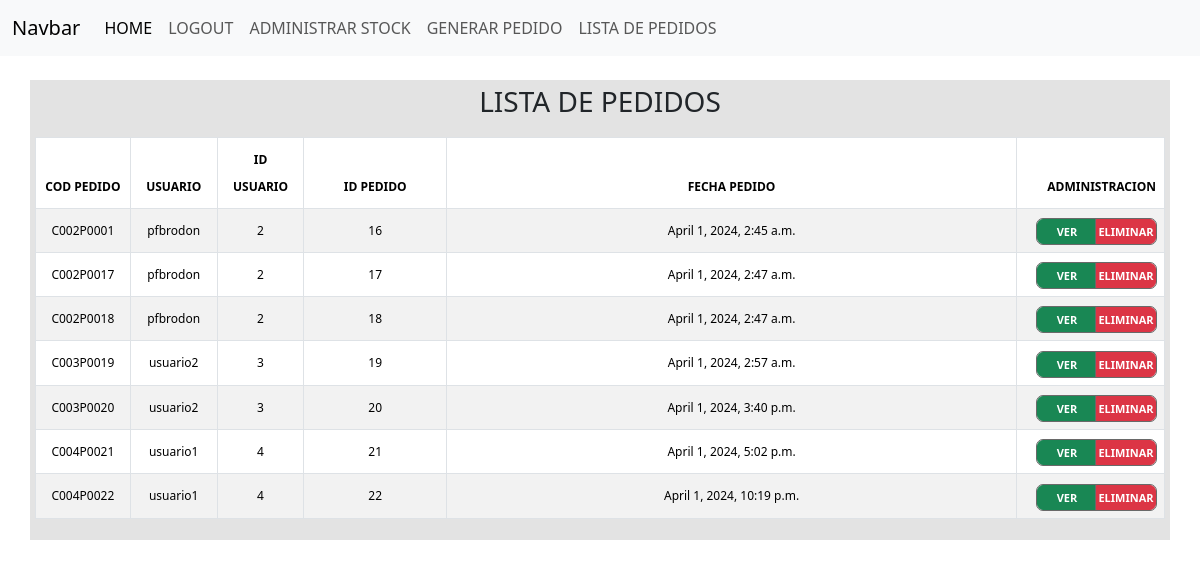
The app's page /listapedidos/ (signed in), older data.
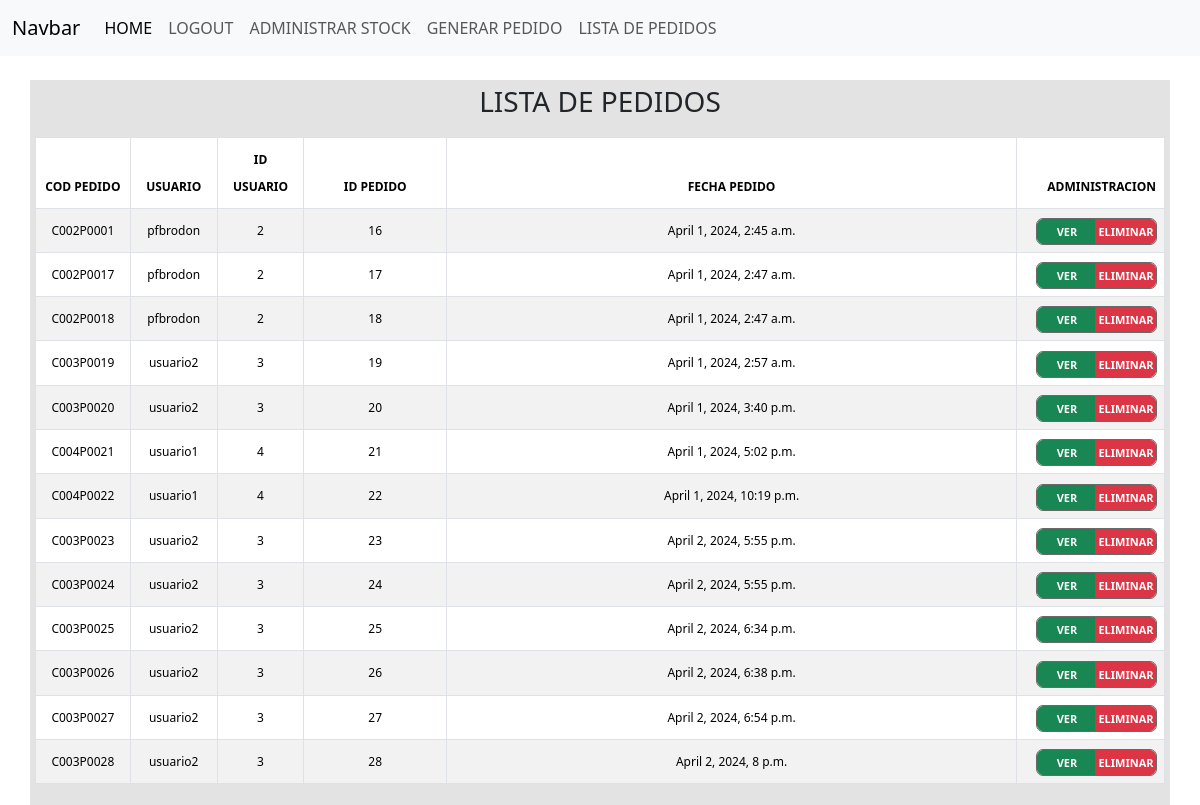
The same page, newer data.
### stock/models.py (models this page shows, shortened)
class Pedidosnumtest(models.Model):
    pedidoUser = models.CharField(max_length=50)
    pedidoIdUser = models.IntegerField()
    pedidoFecha = models.DateTimeField(auto_now_add=True)
    pedidoCodigo = models.CharField(max_length=10, unique=True)

### stock/views.py (the view)
# urls.py: path('listapedidos/', views.listapedidos, name='listapedidos'),
@login_required
def listapedidos(request):
    if request.method == 'GET':
        print('va el GET')
        pedidos = Pedidosnumtest.objects.all()
        return render(request, 'listapedidos.html',{
            'pedidos':pedidos
        })

### stock/context_processor.py (called while the page is built)
def total_carrito(request):
    total = 0
    if request.user.is_authenticated:
        if "carrito" in request.session.keys():
            for key, value in request.session["carrito"].items():
                total += float(value["acumulado"])
    total = round(total, 2)
    return {"total_carrito": total}

### stock/templates/listapedidos.html (shortened to what this page needs)
{% extends 'base.html' %} {% block content %} {% load static %}
<link rel="stylesheet" href="{% static '/css/listapedidos.css' %}">
<div class="container">
    <div class="row">
        <div class="col-12" style="background-color: #e3e3e3; padding: 5px;">
            <h3>LISTA DE PEDIDOS</h3>
        </div>
    </div>
    <div class="row">
        <div class="col-12" style="background-color: #e3e3e3; padding: 5px;">
            <div class="table-responsive">
                <form action="">
                    <table id="tablapedidos" class="table table-striped table-bordered table-hover">
                        <thead>
                            <tr class="encabezados">
                                <th scope="col">COD PEDIDO</th>
                                <th scope="col">USUARIO</th>
                                <th scope="col">ID USUARIO</th>
                                <th scope="col" class="text-center">ID PEDIDO</th>
                                <th scope="col">FECHA PEDIDO</th>
                                <th scope="col">ADMINISTRACION</th>
                            </tr>
                        </thead>
                        <tbody>
                            {% for pedido in pedidos %}
                            <tr class="contenido">
                                <td scope="row">{{ pedido.pedidoCodigo }}</td>
                                <td>{{ pedido.pedidoUser }}</td>
                                <td>{{ pedido.pedidoIdUser }}</td>
                                <td class=" text-center">{{ pedido.id }}</td>
                                <td>{{ pedido.pedidoFecha }}</td>
                                <td>
                                    <div class="btn-group">
                                        <a href="{% url 'pedidodetalle' id=pedido.id %}" class="btn btn-success">VER</a>
                                        <a href="" class="btn btn-danger">ELIMINAR</a>
                                    </div>
                                </td>
                            </tr>
                            {% endfor %}
                        </tbody>
                    </table>
                </form>
            </div>
        </div>
    </div>
</div>
{% endblock %}

### stock/templates/base.html (shortened to what this page needs)
{% load static %}
<!DOCTYPE html>
<html lang="en">
<head>
    <link href="https://cdn.jsdelivr.net/npm/bootstrap@5.3.2/dist/css/bootstrap.min.css" rel="stylesheet">
    <link href="https://getbootstrap.com/docs/5.3/assets/css/docs.css" rel="stylesheet">
</head>
<nav class="navbar navbar-expand-lg bg-light">
    <div class="container-fluid">
        <a class="navbar-brand" href="">Navbar</a>
        <div class="collapse navbar-collapse" id="navbarNav">
            <ul class="navbar-nav">
                <li class="nav-item">
                    <a class="nav-link active" aria-current="page" href="/">HOME</a>
                </li>
                {% if user.is_authenticated %}
                <li class="nav-item">
                    <a class="nav-link" href="/logout">LOGOUT</a>
                </li>
                <li class="nav-item">
                    <a class="nav-link" href="/stock">ADMINISTRAR STOCK</a>
                </li>
                <li class="nav-item">
                    <a class="nav-link" href="/pedidos">GENERAR PEDIDO</a>
                </li>
                <li class="nav-item">
                    <a class="nav-link" href="/listapedidos">LISTA DE PEDIDOS</a>
                </li>
                {%endif%}
            </ul>
        </div>
    </div>
</nav>
<br>
<body>
    {% block content %} {% endblock %}
</body>
</html>

### stock/static/css/listapedidos.css (style rules this page uses)
.col-12 { text-align: center; }
.table { font-size: 13px; width: 100%; border-collapse: collapse; line-height: 27px; padding: 2px; }
.table-responsive { text-align: center; align-items: center; }
.table td:nth-child(1), .table th:nth-child(1) { width: 5%; }
.table td:nth-child(2), .table th:nth-child(2) { width: 5%; }
.table td:nth-child(3), .table th:nth-child(3) { width: 5%; }
.table td:nth-child(4), .table th:nth-child(4) { width: 10%; text-align: left; }
.table td:nth-child(5), .table th:nth-child(5) { width: 40%; text-align: center; }
.table td:nth-child(6), .table th:nth-child(6) { width: 4%; text-align: right; }
.btn-danger { width: 60px; height: 25px; ; padding: 1px; font-size: 11px; font-weight: bold; text-align: center; line-height: 22px; justify-content: center; vertical-align: middle; outline-color: dimgrey; outline-style: solid; outline-width: 1px; }
.btn-success { width: 60px; height: 25px; ; padding: 1px; font-size: 11px; font-weight: bold; text-align: center; line-height: 22px; justify-content: center; vertical-align: middle; outline-color: dimgrey; outline-style: solid; outline-width: 1px; }
.encabezados { text-align: center; }
th { font-size: 12px; }
td { font-size: 12px; }

Row changes from the older to the newer data that the page shows:
added Pedidosnumtest: pedidoCodigo "C003P0023", pedidoUser "usuario2", pedidoIdUser "3", id "23", pedidoFecha "April 2, 2024, 5:55 p.m."
added Pedidosnumtest: pedidoCodigo "C003P0024", pedidoUser "usuario2", pedidoIdUser "3", id "24", pedidoFecha "April 2, 2024, 5:55 p.m."
added Pedidosnumtest: pedidoCodigo "C003P0025", pedidoUser "usuario2", pedidoIdUser "3", id "25", pedidoFecha "April 2, 2024, 6:34 p.m."
added Pedidosnumtest: pedidoCodigo "C003P0026", pedidoUser "usuario2", pedidoIdUser "3", id "26", pedidoFecha "April 2, 2024, 6:38 p.m."
added Pedidosnumtest: pedidoCodigo "C003P0027", pedidoUser "usuario2", pedidoIdUser "3", id "27", pedidoFecha "April 2, 2024, 6:54 p.m."
added Pedidosnumtest: pedidoCodigo "C003P0028", pedidoUser "usuario2", pedidoIdUser "3", id "28", pedidoFecha "April 2, 2024, 8 p.m."
